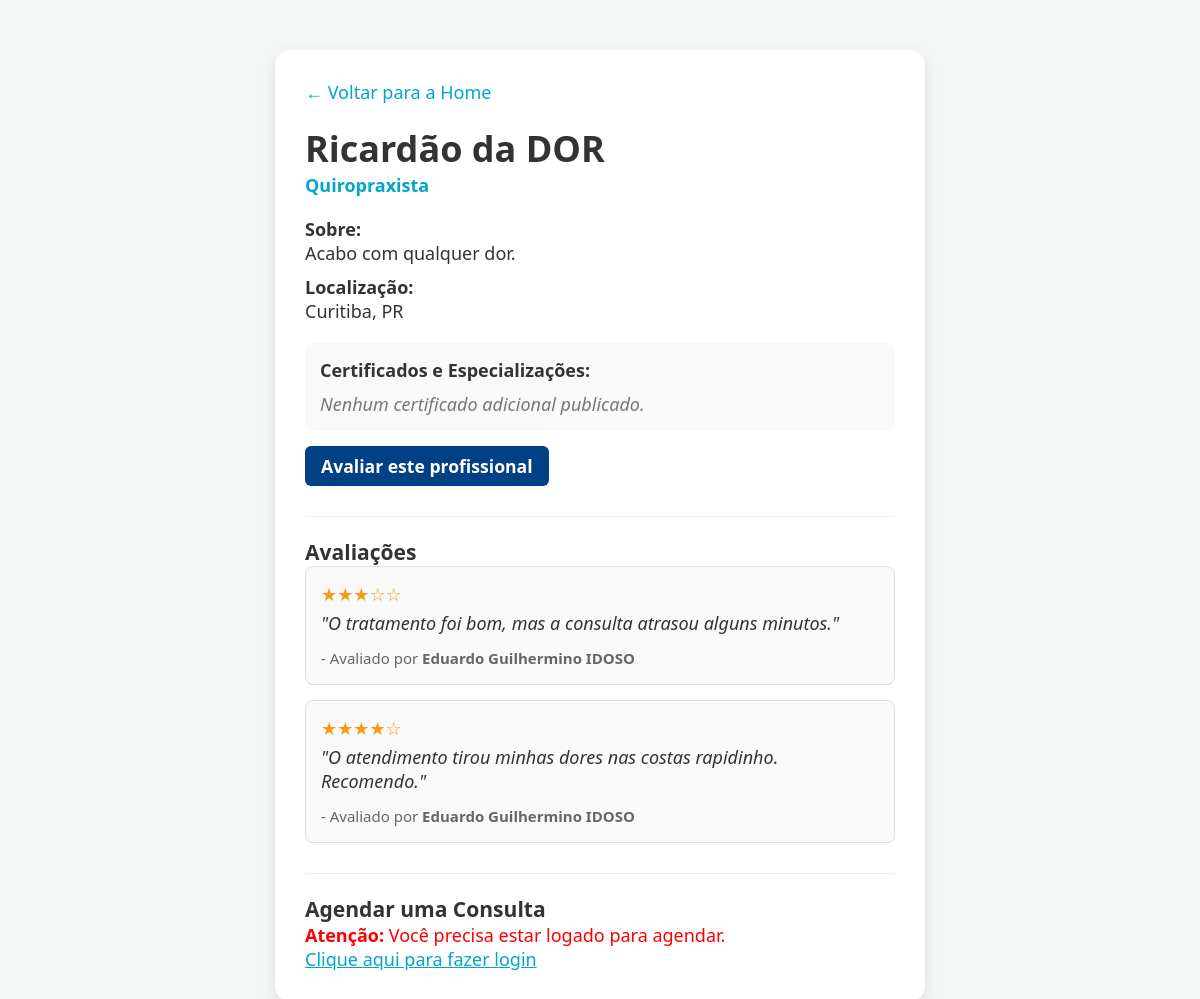
The app's page /perfil.php?id=11 with its own data.
### tables this page shows
CREATE TABLE profissional (
    id_profissional INT PRIMARY KEY,
    registro_profissional VARCHAR(50) UNIQUE NOT NULL,
    especialidade VARCHAR(100),
    biografia TEXT,
    visibilidade BOOLEAN DEFAULT FALSE,
    localizacao VARCHAR(300),

    documentacao_numero VARCHAR(80),
    documentacao_url VARCHAR(255),
    documentacao_status ENUM('pendente', 'aprovado', 'reprovado') DEFAULT 'pendente',

    FOREIGN KEY (id_profissional) REFERENCES usuario(id_usuario) ON DELETE CASCADE
);

CREATE TABLE usuario (
    id_usuario INT AUTO_INCREMENT PRIMARY KEY,
    nome VARCHAR(100) NOT NULL,
    email VARCHAR(100) UNIQUE NOT NULL,
    senha VARCHAR(255) NOT NULL,
    telefone VARCHAR(20),
    cpf VARCHAR(14) UNIQUE NOT NULL,
    tipo_usuario ENUM('idoso', 'profissional', 'admin') NOT NULL,
    data_criacao TIMESTAMP DEFAULT CURRENT_TIMESTAMP
);

CREATE TABLE avaliacao (
    id_avaliacao INT AUTO_INCREMENT PRIMARY KEY,
    id_profissional INT NOT NULL,
    id_usuario INT NOT NULL,
    nota INT CHECK (nota BETWEEN 1 AND 5),
    comentario TEXT,
    status_moderacao ENUM('pendente', 'aprovada', 'rejeitada') DEFAULT 'pendente',
    FOREIGN KEY (id_profissional) REFERENCES profissional(id_profissional) ON DELETE CASCADE,
    FOREIGN KEY (id_usuario) REFERENCES usuario(id_usuario) ON DELETE CASCADE
);

### perfil.php (the view, shortened to what this page needs)
<?php
require_once 'conexao.php';
$id_prof = $_GET['id'] ?? null;
$sql = "
SELECT
    u.nome,
    u.email,
    p.especialidade,
    p.biografia,
    p.localizacao
FROM usuario u
INNER JOIN profissional p
ON u.id_usuario = p.id_profissional
WHERE u.id_usuario = ?
";
$stmt = mysqli_prepare($conexao, $sql);
mysqli_stmt_bind_param($stmt, "i", $id_prof);
mysqli_stmt_execute($stmt);
$resultado = mysqli_stmt_get_result($stmt);
$prof = mysqli_fetch_assoc($resultado);
$sql_certs = "SELECT titulo, data_emissao, url_documento FROM certificado WHERE id_profissional = ? ORDER BY data_emissao DESC";
$stmt_certs = mysqli_prepare($conexao, $sql_certs);
mysqli_stmt_bind_param($stmt_certs, "i", $id_prof);
mysqli_stmt_execute($stmt_certs);
$resultado_certs = mysqli_stmt_get_result($stmt_certs);
$certificados = mysqli_fetch_all($resultado_certs, MYSQLI_ASSOC);
$sql_horarios = "
SELECT *
FROM agenda_disponivel
WHERE id_profissional = ?
AND data_hora > NOW()
AND status = 'livre'
ORDER BY data_hora ASC
";
$stmt_horarios = mysqli_prepare($conexao, $sql_horarios);
mysqli_stmt_bind_param($stmt_horarios, "i", $id_prof);
mysqli_stmt_execute($stmt_horarios);
$resultado_horarios = mysqli_stmt_get_result($stmt_horarios);
$sql_avaliacoes = "
SELECT a.id_avaliacao, a.nota, a.comentario, u.nome
FROM avaliacao a
INNER JOIN usuario u ON a.id_usuario = u.id_usuario
WHERE a.id_profissional = ? AND a.status_moderacao != 'rejeitada'
ORDER BY a.id_avaliacao DESC
";
$stmt_avaliacoes = mysqli_prepare($conexao, $sql_avaliacoes);
mysqli_stmt_bind_param($stmt_avaliacoes, "i", $id_prof);
mysqli_stmt_execute($stmt_avaliacoes);
$resultado_avaliacoes = mysqli_stmt_get_result($stmt_avaliacoes);
?>
<!DOCTYPE html>
<html lang="pt-BR">
<head>
    <link rel="stylesheet" href="index.css">
</head>
<body>
    <div class="perfil-box">
        <a href="index.html" style="text-decoration: none; color: #00a6ce;">
            ← Voltar para a Home
        </a>
        <h1 style="margin-top: 20px;">
            <?php echo htmlspecialchars($prof['nome']); ?>
        </h1>
        <p style="color: #00a6ce; font-weight: bold; font-size: 18px;">
            <?php echo htmlspecialchars($prof['especialidade']); ?>
        </p>
        <div style="margin-top: 20px;">
            <strong>Sobre:</strong>
            <p>
                <?php echo nl2br(htmlspecialchars($prof['biografia'] ?: "Nenhuma biografia cadastrada.")); ?>
            </p>
        </div>
        <div style="margin-top: 10px;">
            <strong>Localização:</strong>
            <p><?php echo htmlspecialchars($prof['localizacao'] ?: "Não informado."); ?></p>
        </div>
        <div style="margin-top: 20px; background: #f9f9f9; padding: 15px; border-radius: 8px;">
            <strong style="color: #333; display: block; margin-bottom: 10px;">Certificados e Especializações:</strong>
            <?php if (count($certificados) > 0): ?>
                <ul style="list-style-type: none; padding: 0; margin: 0;">
                <?php foreach ($certificados as $cert):
                    $caminho_correto = str_replace('../../', '', $cert['url_documento']);
                    $data_br = "Data não informada";
                    if (!empty($cert['data_emissao']) && $cert['data_emissao'] !== '0000-00-00') {
                        $timestamp = strtotime($cert['data_emissao']);
                        if ($timestamp) {
                            $data_br = date('d/m/Y', $timestamp);
                        }
                    }
                ?>
                    <li style="background: white; padding: 12px; margin-bottom: 8px; border: 1px solid #e2e8f0; border-radius: 6px; box-shadow: 0 1px 3px rgba(0,0,0,0.02);">
                        <span style="color: #00a6ce; font-weight: bold;">✔ <?php echo htmlspecialchars($cert['titulo']); ?></span><br>
                        <small style="color: #666; display: inline-block; margin: 4px 0;">Emissão: <?php echo $data_br; ?></small><br>
                        <a href="<?php echo htmlspecialchars($caminho_correto); ?>" target="_blank" style="font-size: 0.9em; color: #004085; text-decoration: underline; font-weight: 500;">Visualizar Documento (PDF)</a>
                    </li>
                <?php endforeach; ?>
                </ul>
            <?php else: ?>
                <p style="color: #777; font-style: italic; margin: 0;">Nenhum certificado adicional publicado.</p>
            <?php endif; ?>
        </div>
        <div style="margin-top: 15px;">
            <button style="background: none; border: none; padding: 0;"><a href="avaliar/avaliar.php?id=<?php echo $id_prof; ?>" class="btn-nav" style="display: inline-block; text-decoration: none; background: #004085; color: white; padding: 8px 16px; border-radius: 6px; font-weight: bold;">Avaliar este profissional</a></button>
        </div>
        <div style="margin-top: 30px; border-top: 1px solid #eee; padding-top: 20px;">
            <h3>Avaliações</h3>
            <?php if (mysqli_num_rows($resultado_avaliacoes) > 0): ?>
                <?php while ($av = mysqli_fetch_assoc($resultado_avaliacoes)): ?>
                    <div style="background: #f9f9f9; padding: 15px; border-radius: 8px; margin-bottom: 15px; border: 1px solid #ddd;">
                        <div style="color: #f39c12; font-size: 18px; margin-bottom: 5px;">
                            <?php
                            for ($i = 1; $i <= 5; $i++) {
                                echo $i <= $av['nota'] ? '★' : '☆';
                            }
                            ?>
                        </div>
                        <p style="margin: 0 0 10px 0; font-style: italic;">"<?php echo htmlspecialchars($av['comentario']); ?>"</p>
                        <small style="color: #666;">- Avaliado por <strong><?php echo htmlspecialchars($av['nome']); ?></strong></small>
                    </div>
                <?php endwhile; ?>
            <?php else: ?>
                <p style="color: #777; font-style: italic;">Este profissional ainda não possui avaliações.</p>
            <?php endif; ?>
        </div>
        <div class="formulario-agendar">
            <h3>Agendar uma Consulta</h3>
            <?php if (isset($_SESSION['id'])): ?>
                <?php if (mysqli_num_rows($resultado_horarios) > 0): ?>
                    <form action="agendar.php" method="POST">
                        <input type="hidden" name="id_profissional" value="<?php echo $id_prof; ?>">
                        <label>Escolha um horário disponível:</label>
                        <select name="id_agenda" class="select-horario" required>
                            <option value="">Selecione um horário</option>
                            <?php while ($horario = mysqli_fetch_assoc($resultado_horarios)): ?>
                                <option value="<?php echo $horario['id_agenda']; ?>">
                                    <?php echo date('d/m/Y H:i', strtotime($horario['data_hora'])); ?>
                                </option>
                            <?php endwhile; ?>
                        </select>
                        <button type="submit" class="btn-agendar">Confirmar Agendamento</button>
                        <p style="font-size: 0.8rem; color: #777; margin-top: 10px;">
                            * Seus dados serão compartilhados com o profissional da saúde.
                        </p>
                    </form>
                <?php else: ?>
                    <p class="sem-horarios">Este profissional ainda não disponibilizou horários.</p>
                <?php endif; ?>
            <?php else: ?>
                <p style="color: red;"><strong>Atenção:</strong> Você precisa estar logado para agendar.</p>
                <a href="conta/login/login.html" style="color: #00a6ce;">Clique aqui para fazer login</a>
            <?php endif; ?>
        </div>
    </div>
</body>
</html>

### index.css (style rules this page uses)
:root { --cor-fundo: #F4F7F6; --cor-primaria: #1A5F7A; --cor-secundaria: #E36414; --cor-texto: #333333; --cor-borda: #CCCCCC; --cor-card: #FFFFFF; }
* { box-sizing: border-box; margin: 0; padding: 0; font-family: 'Segoe UI', Tahoma, Geneva, Verdana, sans-serif; }
body { background-color: var(--cor-fundo); color: var(--cor-texto); font-size: 18px; }
.btn-nav, .btn-sair { color: white; text-decoration: none; font-weight: bold; font-size: 1.1rem; }

### perfil.php (style rules this page uses)
body { background: #f4f7f6; }
.perfil-box { max-width: 650px; margin: 50px auto; background: white; padding: 30px; border-radius: 15px; box-shadow: 0 5px 15px rgba(0, 0, 0, 0.1); }
.formulario-agendar { margin-top: 30px; border-top: 1px solid #eee; padding-top: 20px; }

### records on screen
profissional: id_profissional.nome "Ricardão da DOR", especialidade "Quiropraxista", biografia "Acabo com qualquer dor.", localizacao "Curitiba, PR"
avaliacao: nota 3 (drawn), comentario "O tratamento foi bom, mas a consulta atrasou alguns minutos.", id_usuario.nome "Eduardo Guilhermino IDOSO"
avaliacao: nota 4 (drawn), comentario "O atendimento tirou minhas dores nas costas rapidinho. Recomendo.", id_usuario.nome "Eduardo Guilhermino IDOSO"
